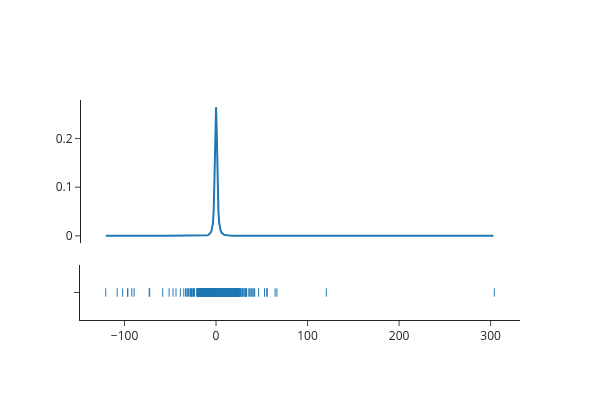

Source (notebook cell):
### Markdown cell above
MLP activations are also sparse. That is, when we pass in an input vector to the MLP, only a few neurons in the MLP activation "light up". To see this, let's look at the intermediate MLP output on the token "Paris" in "The city Paris is in France" across all layers in our model.

### Code cell
# MLP activations are sparse!
import plotly.figure_factory as ff

# let's compare the model's representation of Paris across different contexts
with model.trace("The city Paris is in France"):
  # get the output of the 3rd token in the sequence (index 2)
  mlp_activations = [layer.mlp.output[0, 2] for layer in model.model.layers].save()

fig = ff.create_distplot(
    [[a.item() for mlp_activation in mlp_activations for a in mlp_activation]],
    group_labels=['dist_plot'],
    show_hist=False,
)

fig.update_layout(
    width=600,
    height=400,
    showlegend=False,
    template="simple_white"
)

print("Number of neurons of MLP activation in a single layer:", len(mlp_activations[0]))

fig.show()

### Figure 1 — Plotly figure (JSON) as saved in the notebook; plotly's stock layout.template omitted (floating-point values rounded to 4 significant figures; data arrays with more than 128 entries replaced by an {"elided": "..."} marker saying what was removed)
{"data": [{"legendgroup": "dist_plot", "marker": {"color": "rgb(31, 119, 180)"}, "mode": "lines", "name": "dist_plot", "showlegend": true, "type": "scatter", "x": {"elided": "500 float values"}, "xaxis": "x", "y": {"elided": "500 float values"}, "yaxis": "y"}, {"legendgroup": "dist_plot", "marker": {"color": "rgb(31, 119, 180)", "symbol": "line-ns-open"}, "mode": "markers", "name": "dist_plot", "showlegend": false, "type": "scatter", "x": {"elided": "17280 float values"}, "xaxis": "x", "y": {"elided": "17280 str values"}, "yaxis": "y2"}], "layout": {"barmode": "overlay", "height": 400, "hovermode": "closest", "legend": {"traceorder": "reversed"}, "showlegend": false, "width": 600, "xaxis": {"anchor": "y2", "domain": [0, 1], "zeroline": false}, "yaxis": {"anchor": "free", "domain": [0.35, 1], "position": 0}, "yaxis2": {"anchor": "x", "domain": [0, 0.25], "dtick": 1, "showticklabels": false}}}
